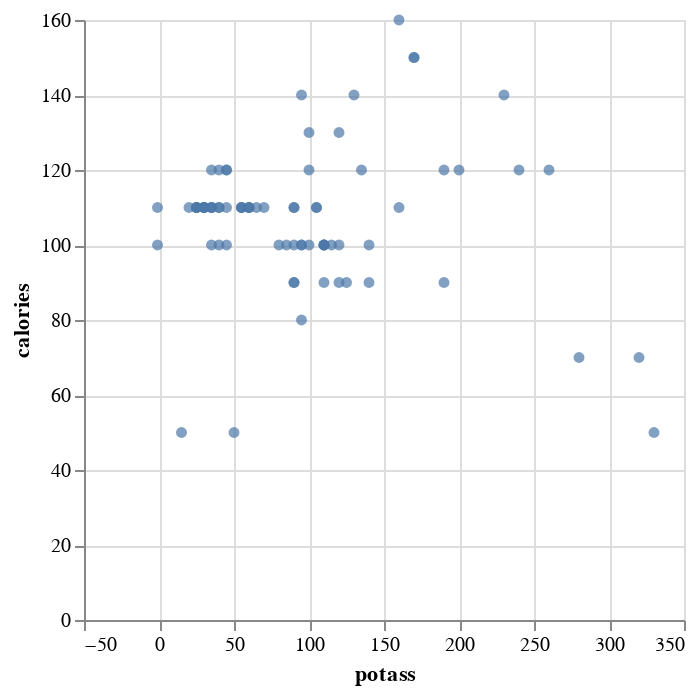

Here is the notebook cell this chart was saved with:
### Code cell
alt.Chart(data).mark_circle().encode(x="potass", y="calories")

### Figure 1 — Vega-Lite specification as saved in the notebook (floating-point values rounded to 4 significant figures)
{"config": {"view": {"continuousWidth": 300, "continuousHeight": 300}}, "data": {"name": "data-2eb41b6177a7d7d05d59e2e23e30ed55"}, "mark": {"type": "circle"}, "encoding": {"x": {"field": "potass", "type": "quantitative"}, "y": {"field": "calories", "type": "quantitative"}}, "$schema": "https://vega.github.io/schema/vega-lite/v5.20.1.json", "datasets": {"data-2eb41b6177a7d7d05d59e2e23e30ed55": [{"name": "100% Bran", "mfr": "N", "type": "C", "calories": 70, "protein": 4, "fat": 1, "sodium": 130, "fiber": 10.0, "carbo": 5.0, "sugars": 6, "potass": 280, "vitamins": 25, "shelf": 3, "weight": 1.0, "cups": 0.33, "rating": 68.4}, {"name": "100% Natural Bran", "mfr": "Q", "type": "C", "calories": 120, "protein": 3, "fat": 5, "sodium": 15, "fiber": 2.0, "carbo": 8.0, "sugars": 8, "potass": 135, "vitamins": 0, "shelf": 3, "weight": 1.0, "cups": 1.0, "rating": 33.98}, {"name": "All-Bran", "mfr": "K", "type": "C", "calories": 70, "protein": 4, "fat": 1, "sodium": 260, "fiber": 9.0, "carbo": 7.0, "sugars": 5, "potass": 320, "vitamins": 25, "shelf": 3, "weight": 1.0, "cups": 0.33, "rating": 59.43}, {"name": "All-Bran with Extra Fiber", "mfr": "K", "type": "C", "calories": 50, "protein": 4, "fat": 0, "sodium": 140, "fiber": 14.0, "carbo": 8.0, "sugars": 0, "potass": 330, "vitamins": 25, "shelf": 3, "weight": 1.0, "cups": 0.5, "rating": 93.7}, {"name": "Almond Delight", "mfr": "R", "type": "C", "calories": 110, "protein": 2, "fat": 2, "sodium": 200, "fiber": 1.0, "carbo": 14.0, "sugars": 8, "potass": -1, "vitamins": 25, "shelf": 3, "weight": 1.0, "cups": 0.75, "rating": 34.38}, {"name": "Apple Cinnamon Cheerios", "mfr": "G", "type": "C", "calories": 110, "protein": 2, "fat": 2, "sodium": 180, "fiber": 1.5, "carbo": 10.5, "sugars": 10, "potass": 70, "vitamins": 25, "shelf": 1, "weight": 1.0, "cups": 0.75, "rating": 29.51}, {"name": "Apple Jacks", "mfr": "K", "type": "C", "calories": 110, "protein": 2, "fat": 0, "sodium": 125, "fiber": 1.0, "carbo": 11.0, "sugars": 14, "potass": 30, "vitamins": 25, "shelf": 2, "weight": 1.0, "cups": 1.0, "rating": 33.17}, {"name": "Basic 4", "mfr": "G", "type": "C", "calories": 130, "protein": 3, "fat": 2, "sodium": 210, "fiber": 2.0, "carbo": 18.0, "sugars": 8, "potass": 100, "vitamins": 25, "shelf": 3, "weight": 1.33, "cups": 0.75, "rating": 37.04}, {"name": "Bran Chex", "mfr": "R", "type": "C", "calories": 90, "protein": 2, "fat": 1, "sodium": 200, "fiber": 4.0, "carbo": 15.0, "sugars": 6, "potass": 125, "vitamins": 25, "shelf": 1, "weight": 1.0, "cups": 0.67, "rating": 49.12}, {"name": "Bran Flakes", "mfr": "P", "type": "C", "calories": 90, "protein": 3, "fat": 0, "sodium": 210, "fiber": 5.0, "carbo": 13.0, "sugars": 5, "potass": 190, "vitamins": 25, "shelf": 3, "weight": 1.0, "cups": 0.67, "rating": 53.31}, {"name": "Cap'n'Crunch", "mfr": "Q", "type": "C", "calories": 120, "protein": 1, "fat": 2, "sodium": 220, "fiber": 0.0, "carbo": 12.0, "sugars": 12, "potass": 35, "vitamins": 25, "shelf": 2, "weight": 1.0, "cups": 0.75, "rating": 18.04}, {"name": "Cheerios", "mfr": "G", "type": "C", "calories": 110, "protein": 6, "fat": 2, "sodium": 290, "fiber": 2.0, "carbo": 17.0, "sugars": 1, "potass": 105, "vitamins": 25, "shelf": 1, "weight": 1.0, "cups": 1.25, "rating": 50.76}, {"name": "Cinnamon Toast Crunch", "mfr": "G", "type": "C", "calories": 120, "protein": 1, "fat": 3, "sodium": 210, "fiber": 0.0, "carbo": 13.0, "sugars": 9, "potass": 45, "vitamins": 25, "shelf": 2, "weight": 1.0, "cups": 0.75, "rating": 19.82}, {"name": "Clusters", "mfr": "G", "type": "C", "calories": 110, "protein": 3, "fat": 2, "sodium": 140, "fiber": 2.0, "carbo": 13.0, "sugars": 7, "potass": 105, "vitamins": 25, "shelf": 3, "weight": 1.0, "cups": 0.5, "rating": 40.4}, {"name": "Cocoa Puffs", "mfr": "G", "type": "C", "calories": 110, "protein": 1, "fat": 1, "sodium": 180, "fiber": 0.0, "carbo": 12.0, "sugars": 13, "potass": 55, "vitamins": 25, "shelf": 2, "weight": 1.0, "cups": 1.0, "rating": 22.74}, {"name": "Corn Chex", "mfr": "R", "type": "C", "calories": 110, "protein": 2, "fat": 0, "sodium": 280, "fiber": 0.0, "carbo": 22.0, "sugars": 3, "potass": 25, "vitamins": 25, "shelf": 1, "weight": 1.0, "cups": 1.0, "rating": 41.45}, {"name": "Corn Flakes", "mfr": "K", "type": "C", "calories": 100, "protein": 2, "fat": 0, "sodium": 290, "fiber": 1.0, "carbo": 21.0, "sugars": 2, "potass": 35, "vitamins": 25, "shelf": 1, "weight": 1.0, "cups": 1.0, "rating": 45.86}, {"name": "Corn Pops", "mfr": "K", "type": "C", "calories": 110, "protein": 1, "fat": 0, "sodium": 90, "fiber": 1.0, "carbo": 13.0, "sugars": 12, "potass": 20, "vitamins": 25, "shelf": 2, "weight": 1.0, "cups": 1.0, "rating": 35.78}, {"name": "Count Chocula", "mfr": "G", "type": "C", "calories": 110, "protein": 1, "fat": 1, "sodium": 180, "fiber": 0.0, "carbo": 12.0, "sugars": 13, "potass": 65, "vitamins": 25, "shelf": 2, "weight": 1.0, "cups": 1.0, "rating": 22.4}, {"name": "Cracklin' Oat Bran", "mfr": "K", "type": "C", "calories": 110, "protein": 3, "fat": 3, "sodium": 140, "fiber": 4.0, "carbo": 10.0, "sugars": 7, "potass": 160, "vitamins": 25, "shelf": 3, "weight": 1.0, "cups": 0.5, "rating": 40.45}, {"name": "Cream of Wheat (Quick)", "mfr": "N", "type": "H", "calories": 100, "protein": 3, "fat": 0, "sodium": 80, "fiber": 1.0, "carbo": 21.0, "sugars": 0, "potass": -1, "vitamins": 0, "shelf": 2, "weight": 1.0, "cups": 1.0, "rating": 64.53}, {"name": "Crispix", "mfr": "K", "type": "C", "calories": 110, "protein": 2, "fat": 0, "sodium": 220, "fiber": 1.0, "carbo": 21.0, "sugars": 3, "potass": 30, "vitamins": 25, "shelf": 3, "weight": 1.0, "cups": 1.0, "rating": 46.9}, {"name": "Crispy Wheat & Raisins", "mfr": "G", "type": "C", "calories": 100, "protein": 2, "fat": 1, "sodium": 140, "fiber": 2.0, "carbo": 11.0, "sugars": 10, "potass": 120, "vitamins": 25, "shelf": 3, "weight": 1.0, "cups": 0.75, "rating": 36.18}, {"name": "Double Chex", "mfr": "R", "type": "C", "calories": 100, "protein": 2, "fat": 0, "sodium": 190, "fiber": 1.0, "carbo": 18.0, "sugars": 5, "potass": 80, "vitamins": 25, "shelf": 3, "weight": 1.0, "cups": 0.75, "rating": 44.33}, {"name": "Froot Loops", "mfr": "K", "type": "C", "calories": 110, "protein": 2, "fat": 1, "sodium": 125, "fiber": 1.0, "carbo": 11.0, "sugars": 13, "potass": 30, "vitamins": 25, "shelf": 2, "weight": 1.0, "cups": 1.0, "rating": 32.21}, {"name": "Frosted Flakes", "mfr": "K", "type": "C", "calories": 110, "protein": 1, "fat": 0, "sodium": 200, "fiber": 1.0, "carbo": 14.0, "sugars": 11, "potass": 25, "vitamins": 25, "shelf": 1, "weight": 1.0, "cups": 0.75, "rating": 31.44}, {"name": "Frosted Mini-Wheats", "mfr": "K", "type": "C", "calories": 100, "protein": 3, "fat": 0, "sodium": 0, "fiber": 3.0, "carbo": 14.0, "sugars": 7, "potass": 100, "vitamins": 25, "shelf": 2, "weight": 1.0, "cups": 0.8, "rating": 58.35}, {"name": "Fruit & Fibre Dates; Walnuts; and Oats", "mfr": "P", "type": "C", "calories": 120, "protein": 3, "fat": 2, "sodium": 160, "fiber": 5.0, "carbo": 12.0, "sugars": 10, "potass": 200, "vitamins": 25, "shelf": 3, "weight": 1.25, "cups": 0.67, "rating": 40.92}, {"name": "Fruitful Bran", "mfr": "K", "type": "C", "calories": 120, "protein": 3, "fat": 0, "sodium": 240, "fiber": 5.0, "carbo": 14.0, "sugars": 12, "potass": 190, "vitamins": 25, "shelf": 3, "weight": 1.33, "cups": 0.67, "rating": 41.02}, {"name": "Fruity Pebbles", "mfr": "P", "type": "C", "calories": 110, "protein": 1, "fat": 1, "sodium": 135, "fiber": 0.0, "carbo": 13.0, "sugars": 12, "potass": 25, "vitamins": 25, "shelf": 2, "weight": 1.0, "cups": 0.75, "rating": 28.03}, {"name": "Golden Crisp", "mfr": "P", "type": "C", "calories": 100, "protein": 2, "fat": 0, "sodium": 45, "fiber": 0.0, "carbo": 11.0, "sugars": 15, "potass": 40, "vitamins": 25, "shelf": 1, "weight": 1.0, "cups": 0.88, "rating": 35.25}, {"name": "Golden Grahams", "mfr": "G", "type": "C", "calories": 110, "protein": 1, "fat": 1, "sodium": 280, "fiber": 0.0, "carbo": 15.0, "sugars": 9, "potass": 45, "vitamins": 25, "shelf": 2, "weight": 1.0, "cups": 0.75, "rating": 23.8}, {"name": "Grape Nuts Flakes", "mfr": "P", "type": "C", "calories": 100, "protein": 3, "fat": 1, "sodium": 140, "fiber": 3.0, "carbo": 15.0, "sugars": 5, "potass": 85, "vitamins": 25, "shelf": 3, "weight": 1.0, "cups": 0.88, "rating": 52.08}, {"name": "Grape-Nuts", "mfr": "P", "type": "C", "calories": 110, "protein": 3, "fat": 0, "sodium": 170, "fiber": 3.0, "carbo": 17.0, "sugars": 3, "potass": 90, "vitamins": 25, "shelf": 3, "weight": 1.0, "cups": 0.25, "rating": 53.37}, {"name": "Great Grains Pecan", "mfr": "P", "type": "C", "calories": 120, "protein": 3, "fat": 3, "sodium": 75, "fiber": 3.0, "carbo": 13.0, "sugars": 4, "potass": 100, "vitamins": 25, "shelf": 3, "weight": 1.0, "cups": 0.33, "rating": 45.81}, {"name": "Honey Graham Ohs", "mfr": "Q", "type": "C", "calories": 120, "protein": 1, "fat": 2, "sodium": 220, "fiber": 1.0, "carbo": 12.0, "sugars": 11, "potass": 45, "vitamins": 25, "shelf": 2, "weight": 1.0, "cups": 1.0, "rating": 21.87}, {"name": "Honey Nut Cheerios", "mfr": "G", "type": "C", "calories": 110, "protein": 3, "fat": 1, "sodium": 250, "fiber": 1.5, "carbo": 11.5, "sugars": 10, "potass": 90, "vitamins": 25, "shelf": 1, "weight": 1.0, "cups": 0.75, "rating": 31.07}, {"name": "Honey-comb", "mfr": "P", "type": "C", "calories": 110, "protein": 1, "fat": 0, "sodium": 180, "fiber": 0.0, "carbo": 14.0, "sugars": 11, "potass": 35, "vitamins": 25, "shelf": 1, "weight": 1.0, "cups": 1.33, "rating": 28.74}, {"name": "Just Right Crunchy  Nuggets", "mfr": "K", "type": "C", "calories": 110, "protein": 2, "fat": 1, "sodium": 170, "fiber": 1.0, "carbo": 17.0, "sugars": 6, "potass": 60, "vitamins": 100, "shelf": 3, "weight": 1.0, "cups": 1.0, "rating": 36.52}, {"name": "Just Right Fruit & Nut", "mfr": "K", "type": "C", "calories": 140, "protein": 3, "fat": 1, "sodium": 170, "fiber": 2.0, "carbo": 20.0, "sugars": 9, "potass": 95, "vitamins": 100, "shelf": 3, "weight": 1.3, "cups": 0.75, "rating": 36.47}, {"name": "Kix", "mfr": "G", "type": "C", "calories": 110, "protein": 2, "fat": 1, "sodium": 260, "fiber": 0.0, "carbo": 21.0, "sugars": 3, "potass": 40, "vitamins": 25, "shelf": 2, "weight": 1.0, "cups": 1.5, "rating": 39.24}, {"name": "Life", "mfr": "Q", "type": "C", "calories": 100, "protein": 4, "fat": 2, "sodium": 150, "fiber": 2.0, "carbo": 12.0, "sugars": 6, "potass": 95, "vitamins": 25, "shelf": 2, "weight": 1.0, "cups": 0.67, "rating": 45.33}, {"name": "Lucky Charms", "mfr": "G", "type": "C", "calories": 110, "protein": 2, "fat": 1, "sodium": 180, "fiber": 0.0, "carbo": 12.0, "sugars": 12, "potass": 55, "vitamins": 25, "shelf": 2, "weight": 1.0, "cups": 1.0, "rating": 26.73}, {"name": "Maypo", "mfr": "A", "type": "H", "calories": 100, "protein": 4, "fat": 1, "sodium": 0, "fiber": 0.0, "carbo": 16.0, "sugars": 3, "potass": 95, "vitamins": 25, "shelf": 2, "weight": 1.0, "cups": 1.0, "rating": 54.85}, {"name": "Muesli Raisins; Dates; & Almonds", "mfr": "R", "type": "C", "calories": 150, "protein": 4, "fat": 3, "sodium": 95, "fiber": 3.0, "carbo": 16.0, "sugars": 11, "potass": 170, "vitamins": 25, "shelf": 3, "weight": 1.0, "cups": 1.0, "rating": 37.14}, {"name": "Muesli Raisins; Peaches; & Pecans", "mfr": "R", "type": "C", "calories": 150, "protein": 4, "fat": 3, "sodium": 150, "fiber": 3.0, "carbo": 16.0, "sugars": 11, "potass": 170, "vitamins": 25, "shelf": 3, "weight": 1.0, "cups": 1.0, "rating": 34.14}, {"name": "Mueslix Crispy Blend", "mfr": "K", "type": "C", "calories": 160, "protein": 3, "fat": 2, "sodium": 150, "fiber": 3.0, "carbo": 17.0, "sugars": 13, "potass": 160, "vitamins": 25, "shelf": 3, "weight": 1.5, "cups": 0.67, "rating": 30.31}, {"name": "Multi-Grain Cheerios", "mfr": "G", "type": "C", "calories": 100, "protein": 2, "fat": 1, "sodium": 220, "fiber": 2.0, "carbo": 15.0, "sugars": 6, "potass": 90, "vitamins": 25, "shelf": 1, "weight": 1.0, "cups": 1.0, "rating": 40.11}, {"name": "Nut&Honey Crunch", "mfr": "K", "type": "C", "calories": 120, "protein": 2, "fat": 1, "sodium": 190, "fiber": 0.0, "carbo": 15.0, "sugars": 9, "potass": 40, "vitamins": 25, "shelf": 2, "weight": 1.0, "cups": 0.67, "rating": 29.92}, {"name": "Nutri-Grain Almond-Raisin", "mfr": "K", "type": "C", "calories": 140, "protein": 3, "fat": 2, "sodium": 220, "fiber": 3.0, "carbo": 21.0, "sugars": 7, "potass": 130, "vitamins": 25, "shelf": 3, "weight": 1.33, "cups": 0.67, "rating": 40.69}, {"name": "Nutri-grain Wheat", "mfr": "K", "type": "C", "calories": 90, "protein": 3, "fat": 0, "sodium": 170, "fiber": 3.0, "carbo": 18.0, "sugars": 2, "potass": 90, "vitamins": 25, "shelf": 3, "weight": 1.0, "cups": 1.0, "rating": 59.64}, {"name": "Oatmeal Raisin Crisp", "mfr": "G", "type": "C", "calories": 130, "protein": 3, "fat": 2, "sodium": 170, "fiber": 1.5, "carbo": 13.5, "sugars": 10, "potass": 120, "vitamins": 25, "shelf": 3, "weight": 1.25, "cups": 0.5, "rating": 30.45}, {"name": "Post Nat. Raisin Bran", "mfr": "P", "type": "C", "calories": 120, "protein": 3, "fat": 1, "sodium": 200, "fiber": 6.0, "carbo": 11.0, "sugars": 14, "potass": 260, "vitamins": 25, "shelf": 3, "weight": 1.33, "cups": 0.67, "rating": 37.84}, {"name": "Product 19", "mfr": "K", "type": "C", "calories": 100, "protein": 3, "fat": 0, "sodium": 320, "fiber": 1.0, "carbo": 20.0, "sugars": 3, "potass": 45, "vitamins": 100, "shelf": 3, "weight": 1.0, "cups": 1.0, "rating": 41.5}, {"name": "Puffed Rice", "mfr": "Q", "type": "C", "calories": 50, "protein": 1, "fat": 0, "sodium": 0, "fiber": 0.0, "carbo": 13.0, "sugars": 0, "potass": 15, "vitamins": 0, "shelf": 3, "weight": 0.5, "cups": 1.0, "rating": 60.76}, {"name": "Puffed Wheat", "mfr": "Q", "type": "C", "calories": 50, "protein": 2, "fat": 0, "sodium": 0, "fiber": 1.0, "carbo": 10.0, "sugars": 0, "potass": 50, "vitamins": 0, "shelf": 3, "weight": 0.5, "cups": 1.0, "rating": 63.01}, {"name": "Quaker Oat Squares", "mfr": "Q", "type": "C", "calories": 100, "protein": 4, "fat": 1, "sodium": 135, "fiber": 2.0, "carbo": 14.0, "sugars": 6, "potass": 110, "vitamins": 25, "shelf": 3, "weight": 1.0, "cups": 0.5, "rating": 49.51}, {"name": "Quaker Oatmeal", "mfr": "Q", "type": "H", "calories": 100, "protein": 5, "fat": 2, "sodium": 0, "fiber": 2.7, "carbo": -1.0, "sugars": -1, "potass": 110, "vitamins": 0, "shelf": 1, "weight": 1.0, "cups": 0.67, "rating": 50.83}, {"name": "Raisin Bran", "mfr": "K", "type": "C", "calories": 120, "protein": 3, "fat": 1, "sodium": 210, "fiber": 5.0, "carbo": 14.0, "sugars": 12, "potass": 240, "vitamins": 25, "shelf": 2, "weight": 1.33, "cups": 0.75, "rating": 39.26}, {"name": "Raisin Nut Bran", "mfr": "G", "type": "C", "calories": 100, "protein": 3, "fat": 2, "sodium": 140, "fiber": 2.5, "carbo": 10.5, "sugars": 8, "potass": 140, "vitamins": 25, "shelf": 3, "weight": 1.0, "cups": 0.5, "rating": 39.7}, {"name": "Raisin Squares", "mfr": "K", "type": "C", "calories": 90, "protein": 2, "fat": 0, "sodium": 0, "fiber": 2.0, "carbo": 15.0, "sugars": 6, "potass": 110, "vitamins": 25, "shelf": 3, "weight": 1.0, "cups": 0.5, "rating": 55.33}, {"name": "Rice Chex", "mfr": "R", "type": "C", "calories": 110, "protein": 1, "fat": 0, "sodium": 240, "fiber": 0.0, "carbo": 23.0, "sugars": 2, "potass": 30, "vitamins": 25, "shelf": 1, "weight": 1.0, "cups": 1.13, "rating": 42.0}, {"name": "Rice Krispies", "mfr": "K", "type": "C", "calories": 110, "protein": 2, "fat": 0, "sodium": 290, "fiber": 0.0, "carbo": 22.0, "sugars": 3, "potass": 35, "vitamins": 25, "shelf": 1, "weight": 1.0, "cups": 1.0, "rating": 40.56}, {"name": "Shredded Wheat", "mfr": "N", "type": "C", "calories": 80, "protein": 2, "fat": 0, "sodium": 0, "fiber": 3.0, "carbo": 16.0, "sugars": 0, "potass": 95, "vitamins": 0, "shelf": 1, "weight": 0.83, "cups": 1.0, "rating": 68.24}, {"name": "Shredded Wheat 'n'Bran", "mfr": "N", "type": "C", "calories": 90, "protein": 3, "fat": 0, "sodium": 0, "fiber": 4.0, "carbo": 19.0, "sugars": 0, "potass": 140, "vitamins": 0, "shelf": 1, "weight": 1.0, "cups": 0.67, "rating": 74.47}, {"name": "Shredded Wheat spoon size", "mfr": "N", "type": "C", "calories": 90, "protein": 3, "fat": 0, "sodium": 0, "fiber": 3.0, "carbo": 20.0, "sugars": 0, "potass": 120, "vitamins": 0, "shelf": 1, "weight": 1.0, "cups": 0.67, "rating": 72.8}, {"name": "Smacks", "mfr": "K", "type": "C", "calories": 110, "protein": 2, "fat": 1, "sodium": 70, "fiber": 1.0, "carbo": 9.0, "sugars": 15, "potass": 40, "vitamins": 25, "shelf": 2, "weight": 1.0, "cups": 0.75, "rating": 31.23}, {"name": "Special K", "mfr": "K", "type": "C", "calories": 110, "protein": 6, "fat": 0, "sodium": 230, "fiber": 1.0, "carbo": 16.0, "sugars": 3, "potass": 55, "vitamins": 25, "shelf": 1, "weight": 1.0, "cups": 1.0, "rating": 53.13}, {"name": "Strawberry Fruit Wheats", "mfr": "N", "type": "C", "calories": 90, "protein": 2, "fat": 0, "sodium": 15, "fiber": 3.0, "carbo": 15.0, "sugars": 5, "potass": 90, "vitamins": 25, "shelf": 2, "weight": 1.0, "cups": 1.0, "rating": 59.36}, {"name": "Total Corn Flakes", "mfr": "G", "type": "C", "calories": 110, "protein": 2, "fat": 1, "sodium": 200, "fiber": 0.0, "carbo": 21.0, "sugars": 3, "potass": 35, "vitamins": 100, "shelf": 3, "weight": 1.0, "cups": 1.0, "rating": 38.84}, {"name": "Total Raisin Bran", "mfr": "G", "type": "C", "calories": 140, "protein": 3, "fat": 1, "sodium": 190, "fiber": 4.0, "carbo": 15.0, "sugars": 14, "potass": 230, "vitamins": 100, "shelf": 3, "weight": 1.5, "cups": 1.0, "rating": 28.59}, {"name": "Total Whole Grain", "mfr": "G", "type": "C", "calories": 100, "protein": 3, "fat": 1, "sodium": 200, "fiber": 3.0, "carbo": 16.0, "sugars": 3, "potass": 110, "vitamins": 100, "shelf": 3, "weight": 1.0, "cups": 1.0, "rating": 46.66}, {"name": "Triples", "mfr": "G", "type": "C", "calories": 110, "protein": 2, "fat": 1, "sodium": 250, "fiber": 0.0, "carbo": 21.0, "sugars": 3, "potass": 60, "vitamins": 25, "shelf": 3, "weight": 1.0, "cups": 0.75, "rating": 39.11}, {"name": "Trix", "mfr": "G", "type": "C", "calories": 110, "protein": 1, "fat": 1, "sodium": 140, "fiber": 0.0, "carbo": 13.0, "sugars": 12, "potass": 25, "vitamins": 25, "shelf": 2, "weight": 1.0, "cups": 1.0, "rating": 27.75}, {"name": "Wheat Chex", "mfr": "R", "type": "C", "calories": 100, "protein": 3, "fat": 1, "sodium": 230, "fiber": 3.0, "carbo": 17.0, "sugars": 3, "potass": 115, "vitamins": 25, "shelf": 1, "weight": 1.0, "cups": 0.67, "rating": 49.79}, {"name": "Wheaties", "mfr": "G", "type": "C", "calories": 100, "protein": 3, "fat": 1, "sodium": 200, "fiber": 3.0, "carbo": 17.0, "sugars": 3, "potass": 110, "vitamins": 25, "shelf": 1, "weight": 1.0, "cups": 1.0, "rating": 51.59}, {"name": "Wheaties Honey Gold", "mfr": "G", "type": "C", "calories": 110, "protein": 2, "fat": 1, "sodium": 200, "fiber": 1.0, "carbo": 16.0, "sugars": 8, "potass": 60, "vitamins": 25, "shelf": 1, "weight": 1.0, "cups": 0.75, "rating": 36.19}]}}
